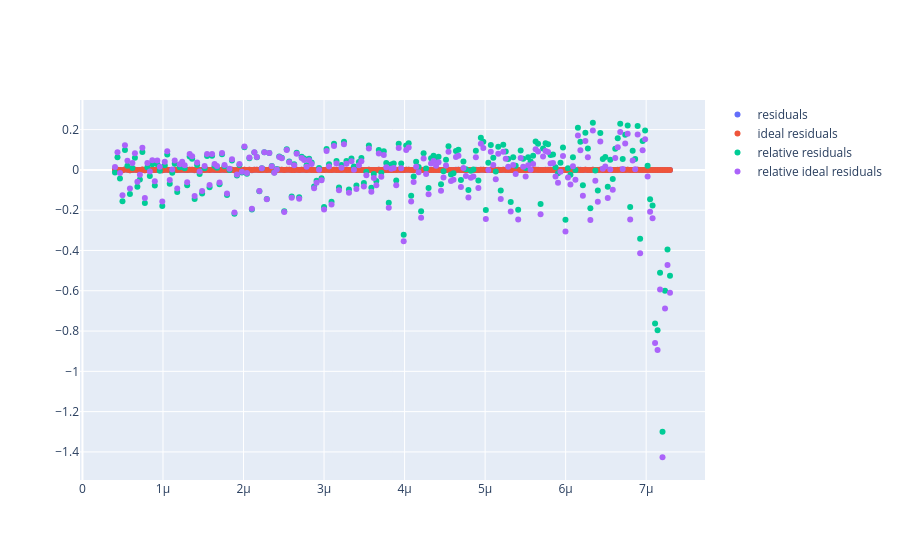

Notebook code for this chart:
### Code cell
# ho provato a vedere come fossero gli errori poissoniani usando i risultati dell'interpolazione come base

res = (count/len(data_refact)) - y_fit
res_ideal = count/len(data_refact) - y_ideal_fit

fig = go.Figure()
fig.add_trace(go.Scatter(x=x_fit, y=res, mode='markers',  name='residuals'))
fig.add_trace(go.Scatter(x=x_fit, y=res_ideal, mode='markers',  name='ideal residuals'))
fig.add_trace(go.Scatter(x=x_fit, y=res/count * len(data_refact), mode='markers',  name='relative residuals'))
fig.add_trace(go.Scatter(x=x_fit, y=res_ideal/count * len(data_refact), mode='markers',  name='relative ideal residuals'))

fig.show()

### Figure 1 — Plotly figure (JSON) as saved in the notebook; plotly's stock layout.template omitted (floating-point values rounded to 4 significant figures; data arrays with more than 128 entries replaced by an {"elided": "..."} marker saying what was removed)
{"data": [{"mode": "markers", "name": "residuals", "type": "scatter", "x": {"elided": "224 float values"}, "y": {"elided": "224 float values"}}, {"mode": "markers", "name": "ideal residuals", "type": "scatter", "x": {"elided": "224 float values"}, "y": {"elided": "224 float values"}}, {"mode": "markers", "name": "relative residuals", "type": "scatter", "x": {"elided": "224 float values"}, "y": {"elided": "224 float values"}}, {"mode": "markers", "name": "relative ideal residuals", "type": "scatter", "x": {"elided": "224 float values"}, "y": {"elided": "224 float values"}}], "layout": {}}
